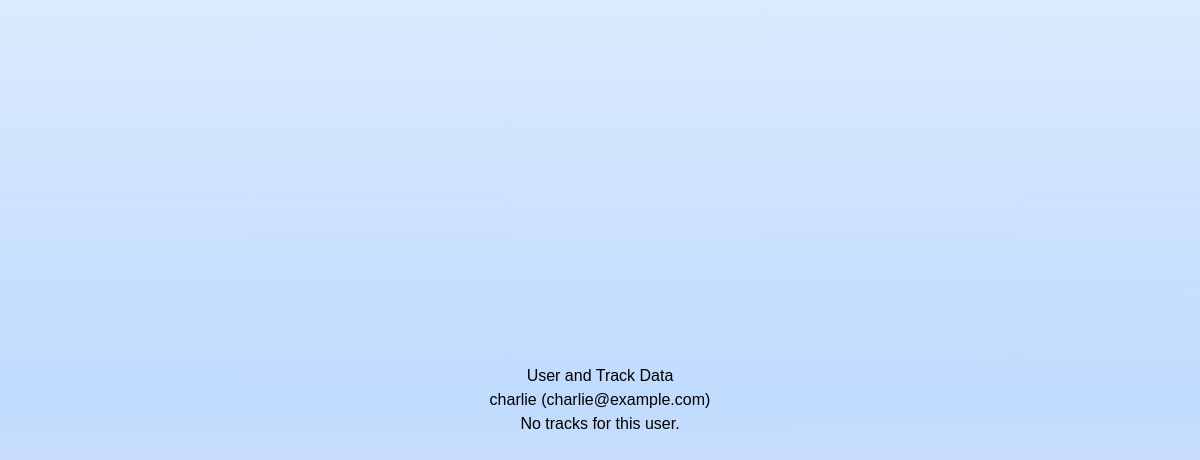
The app's page /dashboard/test-data, older data.
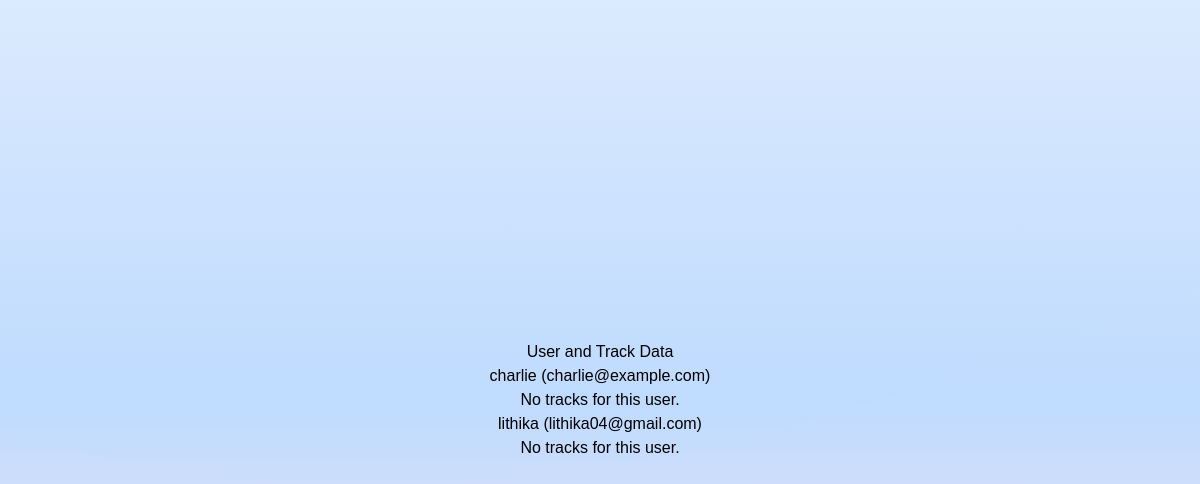
The same page, newer data.
### app/models.py (models this page shows, shortened)
class User(UserMixin, db.Model):
    __tablename__ = "users"
    """
    User model to represent users in the database.
    """
    id: so.Mapped[int] = so.mapped_column(primary_key=True)
    username: so.Mapped[str] = so.mapped_column(sa.String(64), index=True, unique=True)
    email: so.Mapped[str] = so.mapped_column(sa.String(120), index=True, unique=True)
    password_hash: so.Mapped[Optional[str]] = so.mapped_column(sa.String(256))
    profile_pic: so.Mapped[Optional[str]] = so.mapped_column(sa.String(255), default='default_profile.jpg')
    tracks: so.Mapped[List["Track"]] = so.relationship(back_populates='user', cascade="all, delete")
    playlists: so.Mapped[List["Playlist"]] = so.relationship(back_populates='owner', cascade="all, delete")
    shares_sent: so.Mapped[List["Share"]] = so.relationship(
        back_populates="owner",
        foreign_keys="Share.owner_id",
        cascade="all, delete"
    )
    shares_received: so.Mapped[List["Share"]] = so.relationship(
        back_populates="recipient",
        foreign_keys="Share.recipient_id",
        cascade="all, delete"
    )
    shares_visualised: so.Mapped[List["SharedVisualisation"]] = so.relationship(
        back_populates="sharer",
        foreign_keys="SharedVisualisation.shared_by_id",
        cascade="all, delete"
    )
    received_visualised: so.Mapped[List["SharedVisualisation"]] = so.relationship(
        back_populates="recipient",
        foreign_keys="SharedVisualisation.shared_with_id",
        cascade="all, delete"
    )
    shared_data: so.Mapped[List["SharedData"]] = so.relationship(
        back_populates="user",
        cascade="all, delete"
    )

### app/routes/dashboard.py (the view)
@dashboard_bp.route('/test-data')
def test_data():
    users = User.query.all()
    return render_template('test_data.html', users=users)

### app/templates/test_data.html (shortened to what this page needs)
{% extends "base.html" %}
{% block content %}
    <h1>User and Track Data</h1>
    {% for user in users %}
        <h2>{{ user.username }} ({{ user.email }})</h2>
        <ul>
            {% for track in user.tracks %}
                <li>{{ track.name }} by {{ track.artist }} — {{ track.genre }}</li>
            {% else %}
                <li>No tracks for this user.</li>
            {% endfor %}
        </ul>
    {% else %}
        <p>No users found in the database.</p>
    {% endfor %}
{% endblock %}

### app/templates/base.html (shortened to what this page needs)
<!DOCTYPE html>
<html lang="en">
<head>
  <script src="https://cdn.tailwindcss.com"></script>
  <link rel="stylesheet" href="{{ url_for('static', filename='css/style.css') }}">
</head>
<body class="min-h-screen bg-gradient-to-b from-blue-100 via-blue-200 to-pink-100">
  <main class="flex flex-col items-center justify-center py-12 px-4 w-full">
    {% block content %}{% endblock %}
  </main>
</body>
</html>

### app/static/css/style.css (style rules this page uses)
body { background: linear-gradient(135deg, #8896d8, #ef59a6, #f9a8d4); font-family: 'Arial', sans-serif; height: 100vh; margin: 0; display: flex; justify-content: center; align-items: center; }
body::before { content: ""; position: absolute; top: 0; left: 0; width: 100%; height: 100%; background-size: cover; opacity: 0.2; z-index: 0; }

Row changes from the older to the newer data that the page shows:
added User: username "lithika", email "lithika04@gmail.com"
